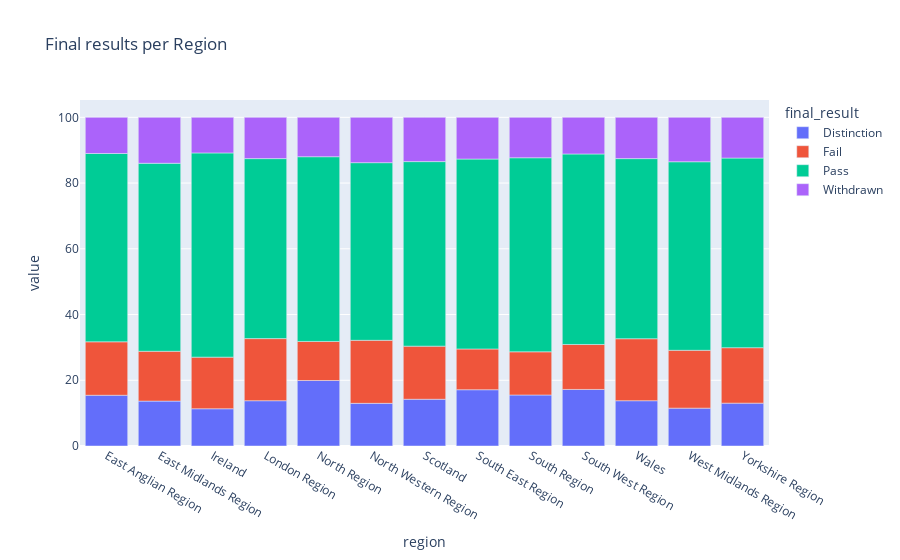

Notebook cell for this chart:
### Code cell
final_results_per_region = student_assessments_info.groupby(['region', 'final_result']).size().unstack()

# convert numbers to percentages
final_results_per_imd = round(final_results_per_region.div(final_results_per_region.sum(axis=1), axis=0), 4) * 100
fig = px.bar(final_results_per_imd, title="Final results per Region")
fig.show()

### Figure 1 — Plotly figure (JSON) as saved in the notebook; plotly's stock layout.template omitted (floating-point values rounded to 4 significant figures)
{"data": [{"alignmentgroup": "True", "hovertemplate": "final_result=Distinction<br>region=%{x}<br>value=%{y}<extra></extra>", "legendgroup": "Distinction", "marker": {"color": "#636efa", "pattern": {"shape": ""}}, "name": "Distinction", "offsetgroup": "Distinction", "orientation": "v", "showlegend": true, "textposition": "auto", "type": "bar", "x": ["East Anglian Region", "East Midlands Region", "Ireland", "London Region", "North Region", "North Western Region", "Scotland", "South East Region", "South Region", "South West Region", "Wales", "West Midlands Region", "Yorkshire Region"], "xaxis": "x", "y": [15.44, 13.66, 11.33, 13.78, 19.93, 12.98, 14.22, 17.12, 15.52, 17.21, 13.78, 11.52, 13.04], "yaxis": "y"}, {"alignmentgroup": "True", "hovertemplate": "final_result=Fail<br>region=%{x}<br>value=%{y}<extra></extra>", "legendgroup": "Fail", "marker": {"color": "#EF553B", "pattern": {"shape": ""}}, "name": "Fail", "offsetgroup": "Fail", "orientation": "v", "showlegend": true, "textposition": "auto", "type": "bar", "x": ["East Anglian Region", "East Midlands Region", "Ireland", "London Region", "North Region", "North Western Region", "Scotland", "South East Region", "South Region", "South West Region", "Wales", "West Midlands Region", "Yorkshire Region"], "xaxis": "x", "y": [16.26, 15.16, 15.71, 18.89, 11.88, 19.18, 16.16, 12.4, 13.14, 13.68, 18.86, 17.6, 16.87], "yaxis": "y"}, {"alignmentgroup": "True", "hovertemplate": "final_result=Pass<br>region=%{x}<br>value=%{y}<extra></extra>", "legendgroup": "Pass", "marker": {"color": "#00cc96", "pattern": {"shape": ""}}, "name": "Pass", "offsetgroup": "Pass", "orientation": "v", "showlegend": true, "textposition": "auto", "type": "bar", "x": ["East Anglian Region", "East Midlands Region", "Ireland", "London Region", "North Region", "North Western Region", "Scotland", "South East Region", "South Region", "South West Region", "Wales", "West Midlands Region", "Yorkshire Region"], "xaxis": "x", "y": [57.3, 57.2, 62.13, 54.77, 56.21, 54.05, 56.15, 57.79, 59.04, 57.96, 54.8, 57.37, 57.7], "yaxis": "y"}, {"alignmentgroup": "True", "hovertemplate": "final_result=Withdrawn<br>region=%{x}<br>value=%{y}<extra></extra>", "legendgroup": "Withdrawn", "marker": {"color": "#ab63fa", "pattern": {"shape": ""}}, "name": "Withdrawn", "offsetgroup": "Withdrawn", "orientation": "v", "showlegend": true, "textposition": "auto", "type": "bar", "x": ["East Anglian Region", "East Midlands Region", "Ireland", "London Region", "North Region", "North Western Region", "Scotland", "South East Region", "South Region", "South West Region", "Wales", "West Midlands Region", "Yorkshire Region"], "xaxis": "x", "y": [10.99, 13.98, 10.83, 12.56, 11.99, 13.79, 13.47, 12.68, 12.3, 11.16, 12.56, 13.52, 12.39], "yaxis": "y"}], "layout": {"barmode": "relative", "legend": {"title": {"text": "final_result"}, "tracegroupgap": 0}, "title": {"text": "Final results per Region"}, "xaxis": {"anchor": "y", "domain": [0, 1], "title": {"text": "region"}}, "yaxis": {"anchor": "x", "domain": [0, 1], "title": {"text": "value"}}}}
